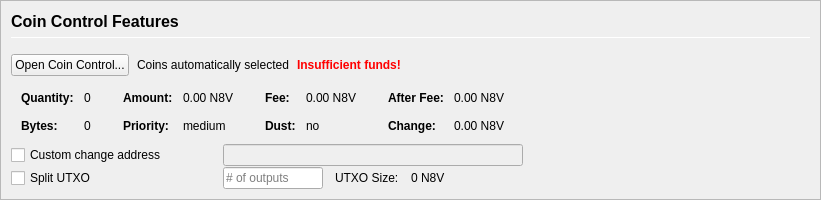
         <widget class="QFrame" name="frameCoinControl">
          <property name="sizePolicy">
           <sizepolicy hsizetype="Expanding" vsizetype="Expanding">
            <horstretch>0</horstretch>
            <verstretch>0</verstretch>
           </sizepolicy>
          </property>
          <property name="maximumSize">
           <size>
            <width>16777215</width>
            <height>16777215</height>
           </size>
          </property>
          <property name="frameShape">
           <enum>QFrame::StyledPanel</enum>
          </property>
          <property name="frameShadow">
           <enum>QFrame::Sunken</enum>
          </property>
          <layout class="QVBoxLayout" name="verticalLayoutCoinControl2">
           <property name="spacing">
            <number>0</number>
           </property>
           <property name="leftMargin">
            <number>0</number>
           </property>
           <property name="topMargin">
            <number>0</number>
           </property>
           <property name="rightMargin">
            <number>0</number>
           </property>
           <property name="bottomMargin">
            <number>0</number>
           </property>
           <item>
            <widget class="QFrame" name="frameCoinControl_BG">
             <layout class="QVBoxLayout" name="verticalLayoutCoinControl" stretch="0,0,0,0,0,0">
              <property name="spacing">
               <number>1</number>
              </property>
              <property name="leftMargin">
               <number>10</number>
              </property>
              <property name="topMargin">
               <number>10</number>
              </property>
              <item>
               <layout class="QHBoxLayout" name="horizontalLayoutCoinControl1">
                <property name="bottomMargin">
                 <number>15</number>
                </property>
                <item>
                 <layout class="QVBoxLayout" name="verticalLayout_3">
                  <property name="spacing">
                   <number>6</number>
                  </property>
                  <item>
                   <widget class="QLabel" name="labelCoinControlFeatures">
                    <property name="sizePolicy">
                     <sizepolicy hsizetype="Preferred" vsizetype="Maximum">
                      <horstretch>0</horstretch>
                      <verstretch>0</verstretch>
                     </sizepolicy>
                    </property>
                    <property name="minimumSize">
                     <size>
                      <width>0</width>
                      <height>20</height>
                     </size>
                    </property>
                    <property name="font">
                     <font>
                      <pointsize>12</pointsize>
                      <weight>75</weight>
                      <bold>true</bold>
                     </font>
                    </property>
                    <property name="styleSheet">
                     <string notr="true">font-weight:bold;</string>
                    </property>
                    <property name="text">
                     <string>Coin Control Features</string>
                    </property>
                   </widget>
                  </item>
                  <item>
                   <widget class="Line" name="line">
                    <property name="minimumSize">
                     <size>
                      <width>0</width>
                      <height>1</height>
                     </size>
                    </property>
                    <property name="maximumSize">
                     <size>
                      <width>16777215</width>
                      <height>1</height>
                     </size>
                    </property>
                    <property name="orientation">
                     <enum>Qt::Horizontal</enum>
                    </property>
                   </widget>
                  </item>
                 </layout>
                </item>
               </layout>
              </item>
              <item>
               <layout class="QHBoxLayout" name="horizontalLayoutCoinControl2" stretch="0,0,0,0">
                <property name="spacing">
                 <number>8</number>
                </property>
                <property name="bottomMargin">
                 <number>10</number>
                </property>
                <item>
                 <widget class="QPushButton" name="pushButtonCoinControl">
                  <property name="styleSheet">
                   <string notr="true"/>
                  </property>
                  <property name="text">
                   <string>Open Coin Control...</string>
                  </property>
                  <property name="autoDefault">
                   <bool>false</bool>
                  </property>
                 </widget>
                </item>
                <item>
                 <widget class="QLabel" name="labelCoinControlAutomaticallySelected">
                  <property name="text">
                   <string>Coins automatically selected</string>
                  </property>
                  <property name="margin">
                   <number>5</number>
                  </property>
                 </widget>
                </item>
                <item>
                 <widget class="QLabel" name="labelCoinControlInsuffFunds">
                  <property name="font">
                   <font>
                    <weight>75</weight>
                    <bold>true</bold>
                   </font>
                  </property>
                  <property name="styleSheet">
                   <string notr="true">color:red;font-weight:bold;</string>
                  </property>
                  <property name="text">
                   <string>Insufficient funds!</string>
                  </property>
                  <property name="margin">
                   <number>5</number>
                  </property>
                 </widget>
                </item>
                <item>
                 <spacer name="horizontalSpacerCoinControl">
                  <property name="orientation">
                   <enum>Qt::Horizontal</enum>
                  </property>
                  <property name="sizeHint" stdset="0">
                   <size>
                    <width>40</width>
                    <height>1</height>
                   </size>
                  </property>
                 </spacer>
                </item>
               </layout>
              </item>
              <item>
               <widget class="QWidget" name="widgetCoinControl" native="true">
                <property name="sizePolicy">
                 <sizepolicy hsizetype="Preferred" vsizetype="Preferred">
                  <horstretch>0</horstretch>
                  <verstretch>0</verstretch>
                 </sizepolicy>
                </property>
                <property name="minimumSize">
                 <size>
                  <width>0</width>
                  <height>0</height>
                 </size>
                </property>
                <property name="styleSheet">
                 <string notr="true"/>
                </property>
                <layout class="QHBoxLayout" name="horizontalLayoutCoinControl5">
                 <property name="leftMargin">
                  <number>0</number>
                 </property>
                 <property name="topMargin">
                  <number>0</number>
                 </property>
                 <property name="rightMargin">
                  <number>0</number>
                 </property>
                 <property name="bottomMargin">
                  <number>0</number>
                 </property>
                 <item>
                  <layout class="QHBoxLayout" name="horizontalLayoutCoinControl3" stretch="0,0,0,1">
                   <property name="spacing">
                    <number>20</number>
                   </property>
                   <property name="topMargin">
                    <number>0</number>
                   </property>
                   <property name="bottomMargin">
                    <number>10</number>
                   </property>
                   <item>
                    <layout class="QFormLayout" name="formLayoutCoinControl1">
                     <property name="horizontalSpacing">
                      <number>10</number>
                     </property>
                     <property name="verticalSpacing">
                      <number>14</number>
                     </property>
                     <property name="leftMargin">
                      <number>10</number>
                     </property>
                     <property name="topMargin">
                      <number>4</number>
                     </property>
                     <property name="rightMargin">
                      <number>6</number>
                     </property>
                     <item row="0" column="0">
                      <widget class="QLabel" name="labelCoinControlQuantityText">
                       <property name="font">
                        <font>
                         <weight>75</weight>
                         <bold>true</bold>
                        </font>
                       </property>
                       <property name="text">
                        <string>Quantity:</string>
                       </property>
                       <property name="margin">
                        <number>0</number>
                       </property>
                      </widget>
                     </item>
                     <item row="0" column="1">
                      <widget class="QLabel" name="labelCoinControlQuantity">
                       <property name="cursor">
                        <cursorShape>IBeamCursor</cursorShape>
                       </property>
                       <property name="contextMenuPolicy">
                        <enum>Qt::ActionsContextMenu</enum>
                       </property>
                       <property name="text">
                        <string notr="true">0</string>
                       </property>
                       <property name="margin">
                        <number>0</number>
                       </property>
                       <property name="textInteractionFlags">
                        <set>Qt::LinksAccessibleByMouse|Qt::TextSelectableByKeyboard|Qt::TextSelectableByMouse</set>
                       </property>
                      </widget>
                     </item>
                     <item row="1" column="0">
                      <widget class="QLabel" name="labelCoinControlBytesText">
                       <property name="font">
                        <font>
                         <weight>75</weight>
                         <bold>true</bold>
                        </font>
                       </property>
                       <property name="text">
                        <string>Bytes:</string>
                       </property>
                      </widget>
                     </item>
                     <item row="1" column="1">
                      <widget class="QLabel" name="labelCoinControlBytes">
                       <property name="cursor">
                        <cursorShape>IBeamCursor</cursorShape>
                       </property>
                       <property name="contextMenuPolicy">
                        <enum>Qt::ActionsContextMenu</enum>
                       </property>
                       <property name="text">
                        <string notr="true">0</string>
                       </property>
                       <property name="textInteractionFlags">
                        <set>Qt::LinksAccessibleByMouse|Qt::TextSelectableByKeyboard|Qt::TextSelectableByMouse</set>
                       </property>
                      </widget>
                     </item>
                    </layout>
                   </item>
                   <item>
                    <layout class="QFormLayout" name="formLayoutCoinControl2">
                     <property name="horizontalSpacing">
                      <number>10</number>
                     </property>
                     <property name="verticalSpacing">
                      <number>14</number>
                     </property>
                     <property name="leftMargin">
                      <number>6</number>
                     </property>
                     <property name="topMargin">
                      <number>4</number>
                     </property>
                     <property name="rightMargin">
                      <number>6</number>
                     </property>
                     <item row="0" column="0">
                      <widget class="QLabel" name="labelCoinControlAmountText">
                       <property name="font">
                        <font>
                         <weight>75</weight>
                         <bold>true</bold>
                        </font>
                       </property>
                       <property name="text">
                        <string>Amount:</string>
                       </property>
                       <property name="margin">
                        <number>0</number>
                       </property>
                      </widget>
                     </item>
                     <item row="0" column="1">
                      <widget class="QLabel" name="labelCoinControlAmount">
                       <property name="cursor">
                        <cursorShape>IBeamCursor</cursorShape>
                       </property>
                       <property name="contextMenuPolicy">
                        <enum>Qt::ActionsContextMenu</enum>
                       </property>
                       <property name="text">
                        <string notr="true">0.00 N8V</string>
                       </property>
                       <property name="textInteractionFlags">
                        <set>Qt::LinksAccessibleByMouse|Qt::TextSelectableByKeyboard|Qt::TextSelectableByMouse</set>
                       </property>
                      </widget>
                     </item>
                     <item row="1" column="0">
                      <widget class="QLabel" name="labelCoinControlPriorityText">
                       <property name="font">
                        <font>
                         <weight>75</weight>
                         <bold>true</bold>
                        </font>
                       </property>
                       <property name="text">
                        <string>Priority:</string>
                       </property>
                      </widget>
                     </item>
                     <item row="1" column="1">
                      <widget class="QLabel" name="labelCoinControlPriority">
                       <property name="cursor">
                        <cursorShape>IBeamCursor</cursorShape>
                       </property>
                       <property name="contextMenuPolicy">
                        <enum>Qt::ActionsContextMenu</enum>
                       </property>
                       <property name="text">
                        <string>medium</string>
                       </property>
                       <property name="textInteractionFlags">
                        <set>Qt::LinksAccessibleByMouse|Qt::TextSelectableByKeyboard|Qt::TextSelectableByMouse</set>
                       </property>
                      </widget>
                     </item>
                    </layout>
                   </item>
                   <item>
                    <layout class="QFormLayout" name="formLayoutCoinControl3">
                     <property name="horizontalSpacing">
                      <number>10</number>
                     </property>
                     <property name="verticalSpacing">
                      <number>14</number>
                     </property>
                     <property name="leftMargin">
                      <number>6</number>
                     </property>
                     <property name="topMargin">
                      <number>4</number>
                     </property>
                     <property name="rightMargin">
                      <number>6</number>
                     </property>
                     <item row="0" column="0">
                      <widget class="QLabel" name="labelCoinControlFeeText">
                       <property name="font">
                        <font>
                         <weight>75</weight>
                         <bold>true</bold>
                        </font>
                       </property>
                       <property name="text">
                        <string>Fee:</string>
                       </property>
                       <property name="margin">
                        <number>0</number>
                       </property>
                      </widget>
                     </item>
                     <item row="0" column="1">
                      <widget class="QLabel" name="labelCoinControlFee">
                       <property name="cursor">
                        <cursorShape>IBeamCursor</cursorShape>
                       </property>
                       <property name="contextMenuPolicy">
                        <enum>Qt::ActionsContextMenu</enum>
                       </property>
                       <property name="text">
                        <string notr="true">0.00 N8V</string>
                       </property>
                       <property name="textInteractionFlags">
                        <set>Qt::LinksAccessibleByMouse|Qt::TextSelectableByKeyboard|Qt::TextSelectableByMouse</set>
                       </property>
                      </widget>
                     </item>
                     <item row="1" column="0">
                      <widget class="QLabel" name="labelCoinControlLowOutputText">
                       <property name="font">
                        <font>
                         <weight>75</weight>
                         <bold>true</bold>
                        </font>
                       </property>
                       <property name="text">
                        <string>Dust:</string>
                       </property>
                      </widget>
                     </item>
                     <item row="1" column="1">
                      <widget class="QLabel" name="labelCoinControlLowOutput">
                       <property name="cursor">
                        <cursorShape>IBeamCursor</cursorShape>
                       </property>
                       <property name="contextMenuPolicy">
                        <enum>Qt::ActionsContextMenu</enum>
                       </property>
                       <property name="text">
                        <string>no</string>
                       </property>
                       <property name="textInteractionFlags">
                        <set>Qt::LinksAccessibleByMouse|Qt::TextSelectableByKeyboard|Qt::TextSelectableByMouse</set>
                       </property>
                      </widget>
                     </item>
                    </layout>
                   </item>
                   <item>
                    <layout class="QFormLayout" name="formLayoutCoinControl4">
                     <property name="horizontalSpacing">
                      <number>10</number>
                     </property>
                     <property name="verticalSpacing">
                      <number>14</number>
                     </property>
                     <property name="leftMargin">
                      <number>6</number>
                     </property>
                     <property name="topMargin">
                      <number>4</number>
                     </property>
                     <property name="rightMargin">
                      <number>6</number>
                     </property>
                     <item row="0" column="0">
                      <widget class="QLabel" name="labelCoinControlAfterFeeText">
                       <property name="font">
                        <font>
                         <weight>75</weight>
                         <bold>true</bold>
                        </font>
                       </property>
                       <property name="text">
                        <string>After Fee:</string>
                       </property>
                       <property name="margin">
                        <number>0</number>
                       </property>
                      </widget>
                     </item>
                     <item row="0" column="1">
                      <widget class="QLabel" name="labelCoinControlAfterFee">
                       <property name="cursor">
                        <cursorShape>IBeamCursor</cursorShape>
                       </property>
                       <property name="contextMenuPolicy">
                        <enum>Qt::ActionsContextMenu</enum>
                       </property>
                       <property name="text">
                        <string notr="true">0.00 N8V</string>
                       </property>
                       <property name="textInteractionFlags">
                        <set>Qt::LinksAccessibleByMouse|Qt::TextSelectableByKeyboard|Qt::TextSelectableByMouse</set>
                       </property>
                      </widget>
                     </item>
                     <item row="1" column="0">
                      <widget class="QLabel" name="labelCoinControlChangeText">
                       <property name="font">
                        <font>
                         <weight>75</weight>
                         <bold>true</bold>
                        </font>
                       </property>
                       <property name="text">
                        <string>Change:</string>
                       </property>
                      </widget>
                     </item>
                     <item row="1" column="1">
                      <widget class="QLabel" name="labelCoinControlChange">
                       <property name="cursor">
                        <cursorShape>IBeamCursor</cursorShape>
                       </property>
                       <property name="contextMenuPolicy">
                        <enum>Qt::ActionsContextMenu</enum>
                       </property>
                       <property name="text">
                        <string notr="true">0.00 N8V</string>
                       </property>
                       <property name="textInteractionFlags">
                        <set>Qt::LinksAccessibleByMouse|Qt::TextSelectableByKeyboard|Qt::TextSelectableByMouse</set>
                       </property>
                      </widget>
                     </item>
                    </layout>
                   </item>
                  </layout>
                 </item>
                </layout>
               </widget>
              </item>
              <item>
               <layout class="QHBoxLayout" name="horizontalLayoutCoinControl4">
                <property name="spacing">
                 <number>12</number>
                </property>
                <property name="sizeConstraint">
                 <enum>QLayout::SetDefaultConstraint</enum>
                </property>
                <property name="topMargin">
                 <number>0</number>
                </property>
                <property name="rightMargin">
                 <number>0</number>
                </property>
                <item>
                 <widget class="QCheckBox" name="checkBoxCoinControlChange">
                  <property name="sizePolicy">
                   <sizepolicy hsizetype="Preferred" vsizetype="Preferred">
                    <horstretch>0</horstretch>
                    <verstretch>0</verstretch>
                   </sizepolicy>
                  </property>
                  <property name="minimumSize">
                   <size>
                    <width>200</width>
                    <height>0</height>
                   </size>
                  </property>
                  <property name="maximumSize">
                   <size>
                    <width>200</width>
                    <height>16777215</height>
                   </size>
                  </property>
                  <property name="toolTip">
                   <string>If this is activated, but the change address is empty or invalid, change will be sent to a newly generated address.</string>
                  </property>
                  <property name="text">
                   <string>Custom change address</string>
                  </property>
                 </widget>
                </item>
                <item>
                 <widget class="QValidatedLineEdit" name="lineEditCoinControlChange">
                  <property name="enabled">
                   <bool>false</bool>
                  </property>
                  <property name="sizePolicy">
                   <sizepolicy hsizetype="Preferred" vsizetype="Preferred">
                    <horstretch>0</horstretch>
                    <verstretch>0</verstretch>
                   </sizepolicy>
                  </property>
                  <property name="minimumSize">
                   <size>
                    <width>300</width>
                    <height>0</height>
                   </size>
                  </property>
                 </widget>
                </item>
                <item>
                 <widget class="QLabel" name="labelCoinControlChangeLabel">
                  <property name="sizePolicy">
                   <sizepolicy hsizetype="Preferred" vsizetype="Preferred">
                    <horstretch>0</horstretch>
                    <verstretch>0</verstretch>
                   </sizepolicy>
                  </property>
                  <property name="minimumSize">
                   <size>
                    <width>100</width>
                    <height>0</height>
                   </size>
                  </property>
                  <property name="text">
                   <string/>
                  </property>
                  <property name="margin">
                   <number>3</number>
                  </property>
                 </widget>
                </item>
               </layout>
              </item>
              <item>
               <layout class="QHBoxLayout" name="horizontalLayoutCoinControl6">
                <property name="spacing">
                 <number>12</number>
                </property>
                <property name="rightMargin">
                 <number>0</number>
                </property>
                <item>
                 <widget class="QCheckBox" name="splitBlockCheckBox">
                  <property name="sizePolicy">
                   <sizepolicy hsizetype="Preferred" vsizetype="Preferred">
                    <horstretch>0</horstretch>
                    <verstretch>0</verstretch>
                   </sizepolicy>
                  </property>
                  <property name="minimumSize">
                   <size>
                    <width>200</width>
                    <height>0</height>
                   </size>
                  </property>
                  <property name="maximumSize">
                   <size>
                    <width>200</width>
                    <height>16777215</height>
                   </size>
                  </property>
                  <property name="text">
                   <string>Split UTXO</string>
                  </property>
                 </widget>
                </item>
                <item>
                 <widget class="QLineEdit" name="splitBlockLineEdit">
                  <property name="sizePolicy">
                   <sizepolicy hsizetype="Preferred" vsizetype="Preferred">
                    <horstretch>50</horstretch>
                    <verstretch>0</verstretch>
                   </sizepolicy>
                  </property>
                  <property name="minimumSize">
                   <size>
                    <width>100</width>
                    <height>0</height>
                   </size>
                  </property>
                  <property name="maximumSize">
                   <size>
                    <width>100</width>
                    <height>16777215</height>
                   </size>
                  </property>
                  <property name="placeholderText">
                   <string># of outputs</string>
                  </property>
                 </widget>
                </item>
                <item>
                 <widget class="QLabel" name="labelBlockSizeText">
                  <property name="text">
                   <string>UTXO Size:</string>
                  </property>
                 </widget>
                </item>
                <item>
                 <widget class="QLabel" name="labelBlockSize">
                  <property name="text">
                   <string>0 N8V</string>
                  </property>
                 </widget>
                </item>
                <item>
                 <spacer name="horizontalSpacer_7">
                  <property name="orientation">
                   <enum>Qt::Horizontal</enum>
                  </property>
                  <property name="sizeHint" stdset="0">
                   <size>
                    <width>40</width>
                    <height>20</height>
                   </size>
                  </property>
                 </spacer>
                </item>
               </layout>
              </item>
              <item>
               <spacer name="verticalSpacerCoinControl">
                <property name="orientation">
                 <enum>Qt::Vertical</enum>
                </property>
                <property name="sizeHint" stdset="0">
                 <size>
                  <width>800</width>
                  <height>1</height>
                 </size>
                </property>
               </spacer>
              </item>
             </layout>
            </widget>
           </item>
          </layout>
         </widget>
